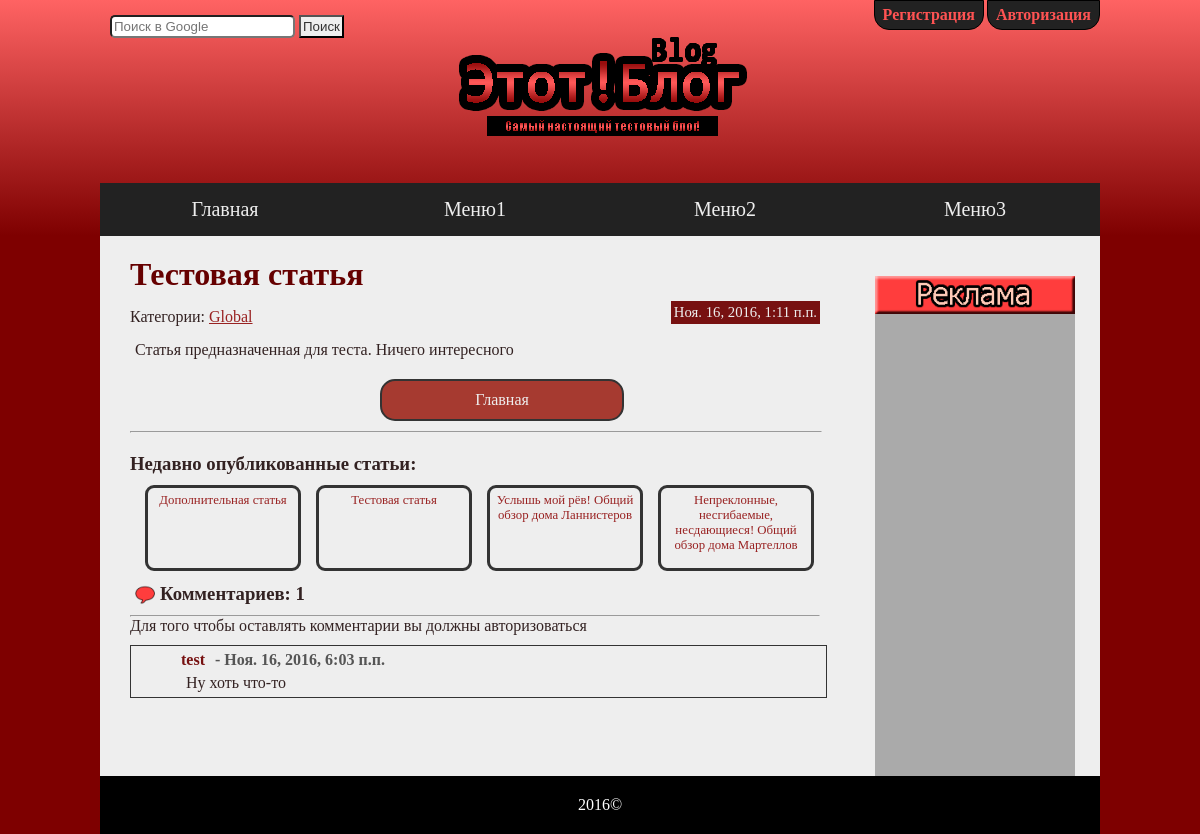
The page /article/12/ on the database its author committed.
### article/models.py (models this page shows, shortened)
class Article(models.Model):
	title = models.CharField(max_length = 100)
	body = models.TextField()
	pub_date = models.DateTimeField(auto_now_add = True)
	patch_date = models.DateTimeField(auto_now = True)
	category = models.ForeignKey(Category)
	is_active = models.BooleanField(default = False)

class Category(models.Model):
	name = models.CharField(max_length = 100, unique = True)
	parent_category = models.ForeignKey('self', blank = True, null = True)
	def __unicode__(self):
		return self.name

### comments/models.py (models this page shows, shortened)
class Comments(models.Model):
    body = models.TextField(max_length=2000)
    author = models.ForeignKey(User, blank=True)
    article = models.ForeignKey(Article)
    enable = models.BooleanField(default=True)
    pub_date = models.DateTimeField(auto_now_add=True)
    patch_date = models.DateTimeField(auto_now=True)

### article/views.py (the view)
# urls.py: url(r'^article/([0-9]+)/$', article, name='article'),
def article(request, article_id):
    article = get_object_or_404(Article, pk=article_id, is_active=True)
    comments = Comments.objects.filter(article=article_id, enable=True).order_by('-pub_date')
    count_comments = comments.count()
    form = CommentsForm()
    recommend = Article.objects.filter(is_active=True).order_by('-pub_date')[0:4]
    context = {'article': article, 'comments': comments,
    'count_comments': count_comments,
    'form': form,
    'recommend': recommend
    }
    return render(request, 'article/article.html', context)

### article/forms.py
class CommentsForm(forms.ModelForm):
    body = forms.CharField(widget=forms.Textarea(attrs={
        'cols': '55', 'rows': '10', 'placeholder': 'Присоединяйтесь к обсуждению...',
        'spellcheck': 'true', 'maxlength': '2000'
        }))
    class Meta:
        model = Comments
        fields = ('body',)

### article/templates/article/article.html (shortened to what this page needs)
{% extends "loyout.html" %}
{% load staticfiles %}
{% block "content" %}
    <div class="article">
        <div class="article-head">
           <h1>{{ article.title }}</h1>
             Категории: <a href="{% url 'category' article.category_id %}">{{ article.category }}</a>
             <span class='pub-date'>{{ article.pub_date }}</span>
         </div>
        <div class="article-body">
           <p>{{ article.body }}</p>
            <a href="/"><span class="button big-button">Главная</span></a>
        </div>
        <hr>
    </div>
    <div id='recommend' class='block'>
        <h3>Недавно опубликованные статьи:</h3>
        {% for r in recommend %}
        <a href="{% url 'article' r.id %}">
            <div class='recommended_article'>
                {{ r.title }}
            </div>
        </a>
        {% endfor %}
    </div>
    <div class='block' id='comments'>
        <img src="{% static 'img/comment-icon.png' %}" class="comment-ico"><h3>Комментариев: {{ count_comments }}</h3>
        <hr>
        {% if user.username %}
        <form action="/comments/{{ article.id }}/" method="POST">
            {% csrf_token %}
            {{ form }}
            <br>
            <input type="submit" value='Отправить'>
        </form>
        {% else %}
        <p>Для того чтобы оставлять комментарии вы должны авторизоваться</p>
        {% endif %}
        {% if comments %}
            {% for comment in comments %}
            <div class='commentary-block block' id='comment_{{ comment.id }}'>
                <h4>
                {% if comment.author.first_name or comment.author.last_name %}
                    {{ comment.author.first_name }} {{ comment.author.last_name }}
                {% else %}
                    {{ comment.author }}
                {% endif %}
                </h4>
                <h5>
                 - {{ comment.patch_date }}
                </h5>
                <br>
                <p id='p_{{ comment.id }}'>{{ comment.body }}</p>
            </div>
            {% endfor %}
        {% else %}
        <div class='commentary-block block'>
            <p>
            Комментарии отсутствуют
            </p>
        </div>
        {% endif %}
    </div>
{% endblock %}

### static/css/style.css (style rules this page uses)
* { margin:0; padding: 0; }
html { width: 100%; height: 100%; }
body { width: 100%; height: 100%; float: left; font-family: "Bebas"; background-color: #7E0000; color: #322; }
h1 { color: #660000; }
a { text-decoration: none; color: #922; }
a, a:hover, #reg-auth span:hover, #reg-auth span, .article-body .button, .article-body .button:hover, #nav li:hover, #nav li { -webkit-transition: all.6s ease; -moz-transition: all.6s ease; -o-transition: all.6s ease; -ms-transition: all.6s ease; transition: all.6s ease; }
.block { width: 100%; float: left; }
.article { width: 690px; float: left; margin-top: 20px; margin-bottom: 20px; }
.article hr { margin-top: 10px; float: left; width: 100%; text-align: center; }
.article-head a { text-decoration: underline; }
.article-head { float: left; width: 100%; }
.article-head h1 { margin-bottom: 15px; }
.comment-ico { width: 20px; vertical-align: -5px; padding: 0 5px; }
.pub-date { float: right; background-color: #711; color: #eee; padding: 3px; margin-top: -7px; font-size: 0.92em; }
.article-body { width: 100%; float: left; margin-top: 15px; margin-left: 5px; }
.button { padding: 10px 20px; border-radius: 15px; background-color: #A63A30; color: #eee; border: 2px solid #333; float: right; }
.big-button { float: left; display: block; margin-left: 245px; margin-top: 20px; width: 200px; text-align: center; }
#recommend { margin-bottom: 12px; }
.recommended_article { width: 140px; height: 70px; border: 3px solid #333; border-radius: 9px; display: inline-block; float: left; margin-left: 15px; font-size: 0.8em; padding: 5px; text-align: center; margin-top: 10px; }
#comments { margin-bottom: 15px; }
#comments h3 { display: inline; }
#comments hr { margin-top: 10px; }
.commentary-block { margin-top: 10px; width: 640px; border: 1px solid #333; padding: 5px 5px 5px 50px; }
.commentary-block h4, .commentary-block h5 { display: inline; float: left; margin-right: 10px; font-size: 1em; color: #555; }
.commentary-block h4 { color: #711; }
.commentary-block p { margin-top: 5px; margin-left: 5px; }

### rows shown on the page
Article: title "Тестовая статья", category "Global", pub_date "Ноя. 16, 2016, 1:11 п.п.", body "Статья предназначенная для теста. Ничего интересного"
Article: title "Дополнительная статья"
Article: title "Услышь мой рёв! Общий обзор дома Ланнистеров"
Article: title "Непреклонные, несгибаемые, несдающиеся! Общий обзор дома Мартеллов"
Comments: author "test", patch_date "Ноя. 16, 2016, 6:03 п.п.", body "Ну хоть что-то"

### other values the page prints
{{ count_comments }} "1"
